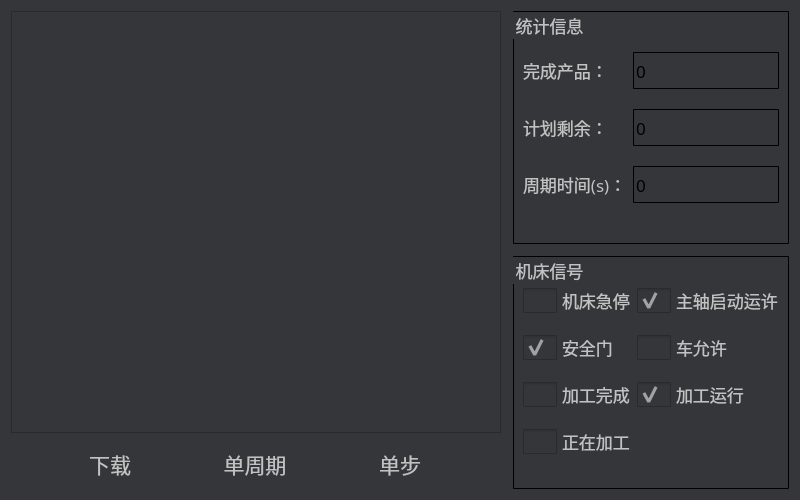
<?xml version="1.0" encoding="UTF-8"?>
<ui version="4.0">
 <class>Frm_Run</class>
 <widget class="QWidget" name="Frm_Run">
  <property name="geometry">
   <rect>
    <x>0</x>
    <y>0</y>
    <width>800</width>
    <height>500</height>
   </rect>
  </property>
  <property name="windowTitle">
   <string>Form</string>
  </property>
  <property name="styleSheet">
   <string notr="true">*{
font: 13pt;
font-family: &quot;微软雅黑&quot;;
}


QWidget {
color: #c2c2c3;
background: #343639;
}

QPushButton {
font: 16pt;
border: no;
outline: no;
min-width: 80px;
min-height: 50px;
image: url(&quot;:/Res/image/button_80x50_normal.png&quot;);
}

QPushButton:pressed {
color: black;
font: 16pt;
border: no;
outline: no;
min-width: 80px;
min-height: 50px;
image: url(&quot;:/Res/image/button_80x50_active.png&quot;);
}

QGroupBox {
border: 1px solid black;
border-radius: 1px
}

QLineEdit {
color: black;
background: qlineargradient(
  x1:0, y1:0, x2:0, y2:1,
  stop:0 gray,
  stop: 0.2 white
  stop:1 white
 );
 border-radius: 1px;
 border: 1px solid black;
min-height: 30px;
}

QCheckBox {
     spacing: 5px;
}

QCheckBox::indicator {
     width: 34px;
     height: 25px;
}

QCheckBox::indicator:unchecked {
outline: no;
     image: url(:/Res/image/checkbutton_off.png);
}

QCheckBox::indicator:checked {
outline: no;
     image: url(:/Res/image/checkbutton_on.png);
}
/*
QTableView {
background-color: white;
alternate-background-color: #87ceeb;
}*/

QScrollBar:vertical {
border: 1px solid black;
width: 40px;
background: #343639;
}

QScrollBar::handle:vertical {
border: 1px solid black;
width: 40px;
background-color: qlineargradient(spread:pad, x1:0, y1:0, x2:1, y2:0, 
stop:0 #2773b4, 
stop:1 #2773b4);
}</string>
  </property>
  <layout class="QHBoxLayout" name="horizontalLayout_2" stretch="600,200">
   <property name="spacing">
    <number>12</number>
   </property>
   <item>
    <layout class="QVBoxLayout" name="verticalLayout" stretch="10,0">
     <property name="spacing">
      <number>6</number>
     </property>
     <item>
      <widget class="QTableView" name="tblV_Pro">
       <property name="enabled">
        <bool>true</bool>
       </property>
      </widget>
     </item>
     <item>
      <layout class="QHBoxLayout" name="horizontalLayout">
       <property name="topMargin">
        <number>0</number>
       </property>
       <item>
        <widget class="QPushButton" name="btnDld">
         <property name="sizePolicy">
          <sizepolicy hsizetype="Fixed" vsizetype="Minimum">
           <horstretch>0</horstretch>
           <verstretch>0</verstretch>
          </sizepolicy>
         </property>
         <property name="styleSheet">
          <string notr="true"/>
         </property>
         <property name="text">
          <string>下载</string>
         </property>
        </widget>
       </item>
       <item>
        <widget class="QPushButton" name="btnSPrd">
         <property name="sizePolicy">
          <sizepolicy hsizetype="Fixed" vsizetype="Minimum">
           <horstretch>0</horstretch>
           <verstretch>0</verstretch>
          </sizepolicy>
         </property>
         <property name="text">
          <string>单周期</string>
         </property>
        </widget>
       </item>
       <item>
        <widget class="QPushButton" name="btnSStp">
         <property name="sizePolicy">
          <sizepolicy hsizetype="Fixed" vsizetype="Minimum">
           <horstretch>0</horstretch>
           <verstretch>0</verstretch>
          </sizepolicy>
         </property>
         <property name="text">
          <string>单步</string>
         </property>
        </widget>
       </item>
      </layout>
     </item>
    </layout>
   </item>
   <item>
    <layout class="QVBoxLayout" name="verticalLayout_2" stretch="1,1">
     <item>
      <widget class="QGroupBox" name="groupBox">
       <property name="font">
        <font>
         <family>微软雅黑</family>
         <pointsize>13</pointsize>
         <weight>50</weight>
         <italic>false</italic>
         <bold>false</bold>
        </font>
       </property>
       <property name="title">
        <string>统计信息</string>
       </property>
       <property name="alignment">
        <set>Qt::AlignLeading|Qt::AlignLeft|Qt::AlignVCenter</set>
       </property>
       <property name="flat">
        <bool>false</bool>
       </property>
       <layout class="QGridLayout" name="gridLayout">
        <property name="topMargin">
         <number>40</number>
        </property>
        <property name="bottomMargin">
         <number>40</number>
        </property>
        <property name="verticalSpacing">
         <number>20</number>
        </property>
        <item row="0" column="0">
         <widget class="QLabel" name="label">
          <property name="font">
           <font>
            <family>微软雅黑</family>
            <pointsize>13</pointsize>
            <weight>50</weight>
            <italic>false</italic>
            <bold>false</bold>
           </font>
          </property>
          <property name="text">
           <string>完成产品：</string>
          </property>
         </widget>
        </item>
        <item row="0" column="1">
         <widget class="QLineEdit" name="leFinish">
          <property name="sizePolicy">
           <sizepolicy hsizetype="Expanding" vsizetype="Preferred">
            <horstretch>0</horstretch>
            <verstretch>0</verstretch>
           </sizepolicy>
          </property>
          <property name="font">
           <font>
            <family>微软雅黑</family>
            <pointsize>13</pointsize>
            <weight>50</weight>
            <italic>false</italic>
            <bold>false</bold>
           </font>
          </property>
          <property name="text">
           <string>0</string>
          </property>
         </widget>
        </item>
        <item row="1" column="0">
         <widget class="QLabel" name="label_2">
          <property name="font">
           <font>
            <family>微软雅黑</family>
            <pointsize>13</pointsize>
            <weight>50</weight>
            <italic>false</italic>
            <bold>false</bold>
           </font>
          </property>
          <property name="text">
           <string>计划剩余：</string>
          </property>
         </widget>
        </item>
        <item row="1" column="1">
         <widget class="QLineEdit" name="leRemain">
          <property name="sizePolicy">
           <sizepolicy hsizetype="Expanding" vsizetype="Preferred">
            <horstretch>0</horstretch>
            <verstretch>0</verstretch>
           </sizepolicy>
          </property>
          <property name="minimumSize">
           <size>
            <width>0</width>
            <height>32</height>
           </size>
          </property>
          <property name="font">
           <font>
            <family>微软雅黑</family>
            <pointsize>13</pointsize>
            <weight>50</weight>
            <italic>false</italic>
            <bold>false</bold>
           </font>
          </property>
          <property name="text">
           <string>0</string>
          </property>
         </widget>
        </item>
        <item row="2" column="0">
         <widget class="QLabel" name="label_3">
          <property name="font">
           <font>
            <family>微软雅黑</family>
            <pointsize>13</pointsize>
            <weight>50</weight>
            <italic>false</italic>
            <bold>false</bold>
           </font>
          </property>
          <property name="text">
           <string>周期时间(s)：</string>
          </property>
         </widget>
        </item>
        <item row="2" column="1">
         <widget class="QLineEdit" name="lePrdTim">
          <property name="sizePolicy">
           <sizepolicy hsizetype="Expanding" vsizetype="Preferred">
            <horstretch>0</horstretch>
            <verstretch>0</verstretch>
           </sizepolicy>
          </property>
          <property name="font">
           <font>
            <family>微软雅黑</family>
            <pointsize>13</pointsize>
            <weight>50</weight>
            <italic>false</italic>
            <bold>false</bold>
           </font>
          </property>
          <property name="text">
           <string>0</string>
          </property>
         </widget>
        </item>
       </layout>
      </widget>
     </item>
     <item>
      <widget class="QGroupBox" name="groupBox_2">
       <property name="font">
        <font>
         <family>微软雅黑</family>
         <pointsize>13</pointsize>
         <weight>50</weight>
         <italic>false</italic>
         <bold>false</bold>
        </font>
       </property>
       <property name="title">
        <string>机床信号</string>
       </property>
       <layout class="QGridLayout" name="gridLayout_2">
        <property name="verticalSpacing">
         <number>0</number>
        </property>
        <item row="1" column="0">
         <widget class="QCheckBox" name="cb3">
          <property name="enabled">
           <bool>false</bool>
          </property>
          <property name="font">
           <font>
            <family>微软雅黑</family>
            <pointsize>13</pointsize>
            <weight>50</weight>
            <italic>false</italic>
            <bold>false</bold>
           </font>
          </property>
          <property name="text">
           <string>安全门</string>
          </property>
          <property name="iconSize">
           <size>
            <width>16</width>
            <height>16</height>
           </size>
          </property>
          <property name="checkable">
           <bool>true</bool>
          </property>
          <property name="checked">
           <bool>true</bool>
          </property>
         </widget>
        </item>
        <item row="2" column="1">
         <widget class="QCheckBox" name="cb6">
          <property name="enabled">
           <bool>false</bool>
          </property>
          <property name="font">
           <font>
            <family>微软雅黑</family>
            <pointsize>13</pointsize>
            <weight>50</weight>
            <italic>false</italic>
            <bold>false</bold>
           </font>
          </property>
          <property name="text">
           <string>加工运行</string>
          </property>
          <property name="iconSize">
           <size>
            <width>16</width>
            <height>16</height>
           </size>
          </property>
          <property name="checkable">
           <bool>true</bool>
          </property>
          <property name="checked">
           <bool>true</bool>
          </property>
         </widget>
        </item>
        <item row="3" column="0">
         <widget class="QCheckBox" name="cb7">
          <property name="enabled">
           <bool>false</bool>
          </property>
          <property name="font">
           <font>
            <family>微软雅黑</family>
            <pointsize>13</pointsize>
            <weight>50</weight>
            <italic>false</italic>
            <bold>false</bold>
           </font>
          </property>
          <property name="text">
           <string>正在加工</string>
          </property>
          <property name="iconSize">
           <size>
            <width>16</width>
            <height>16</height>
           </size>
          </property>
          <property name="checkable">
           <bool>true</bool>
          </property>
          <property name="checked">
           <bool>false</bool>
          </property>
         </widget>
        </item>
        <item row="2" column="0">
         <widget class="QCheckBox" name="cb5">
          <property name="enabled">
           <bool>false</bool>
          </property>
          <property name="font">
           <font>
            <family>微软雅黑</family>
            <pointsize>13</pointsize>
            <weight>50</weight>
            <italic>false</italic>
            <bold>false</bold>
           </font>
          </property>
          <property name="text">
           <string>加工完成</string>
          </property>
          <property name="iconSize">
           <size>
            <width>16</width>
            <height>16</height>
           </size>
          </property>
          <property name="checkable">
           <bool>true</bool>
          </property>
          <property name="checked">
           <bool>false</bool>
          </property>
         </widget>
        </item>
        <item row="1" column="1">
         <widget class="QCheckBox" name="cb4">
          <property name="enabled">
           <bool>false</bool>
          </property>
          <property name="font">
           <font>
            <family>微软雅黑</family>
            <pointsize>13</pointsize>
            <weight>50</weight>
            <italic>false</italic>
            <bold>false</bold>
           </font>
          </property>
          <property name="text">
           <string>车允许</string>
          </property>
          <property name="iconSize">
           <size>
            <width>16</width>
            <height>16</height>
           </size>
          </property>
          <property name="checkable">
           <bool>true</bool>
          </property>
          <property name="checked">
           <bool>false</bool>
          </property>
         </widget>
        </item>
        <item row="0" column="1">
         <widget class="QCheckBox" name="cb2">
          <property name="enabled">
           <bool>false</bool>
          </property>
          <property name="font">
           <font>
            <family>微软雅黑</family>
            <pointsize>13</pointsize>
            <weight>50</weight>
            <italic>false</italic>
            <bold>false</bold>
           </font>
          </property>
          <property name="text">
           <string>主轴启动运许</string>
          </property>
          <property name="iconSize">
           <size>
            <width>16</width>
            <height>16</height>
           </size>
          </property>
          <property name="checkable">
           <bool>true</bool>
          </property>
          <property name="checked">
           <bool>true</bool>
          </property>
         </widget>
        </item>
        <item row="0" column="0">
         <widget class="QCheckBox" name="cb1">
          <property name="enabled">
           <bool>false</bool>
          </property>
          <property name="font">
           <font>
            <family>微软雅黑</family>
            <pointsize>13</pointsize>
            <weight>50</weight>
            <italic>false</italic>
            <bold>false</bold>
           </font>
          </property>
          <property name="text">
           <string>机床急停</string>
          </property>
          <property name="iconSize">
           <size>
            <width>16</width>
            <height>16</height>
           </size>
          </property>
          <property name="checkable">
           <bool>true</bool>
          </property>
          <property name="checked">
           <bool>false</bool>
          </property>
         </widget>
        </item>
       </layout>
      </widget>
     </item>
    </layout>
   </item>
  </layout>
 </widget>
 <resources/>
 <connections/>
</ui>
